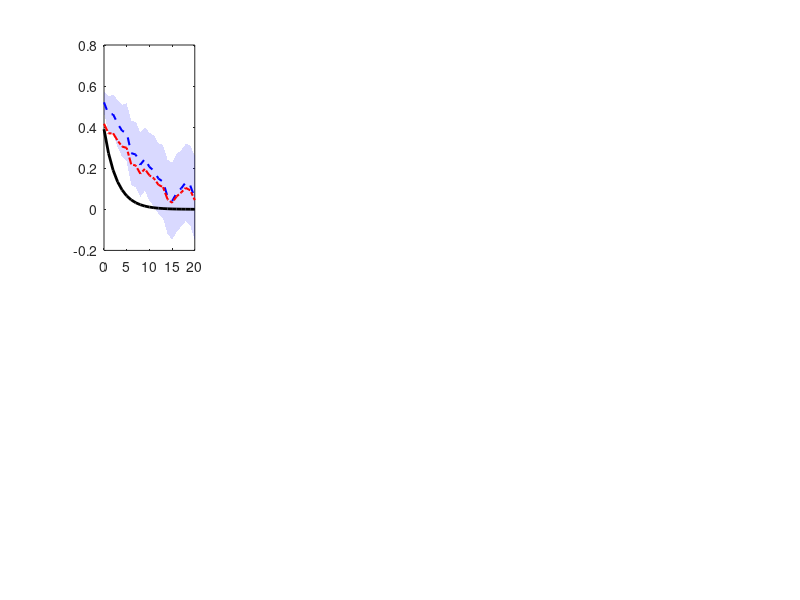

Write the MATLAB code that produced this figure. (Note: this script raises an error after producing the figure.)
%%  direct_vs_aggregateshock.m
%   Corrected MATLAB script: Direct LP vs Aggregate-Shock LP
%   =========================================================
%
%   Bugs fixed vs the original draft
%   ---------------------------------
%   1.  Variable naming conflict: `i` was used as both the inflation
%       array AND the inner loop index `for i = 1:N`, silently over-
%       writing the data.  Renamed to `infl` (inflation) and `unemp`
%       (unemployment).
%   2.  Dimension error in X_sh: `Omega_direct * eps(t0:t1,:)` multiplied
%       a 5×5 matrix by a Teff×5 matrix – invalid.  Fixed to
%       `eps(t0:t1,:) * Omega_direct` (Teff×5 × 5×5 = Teff×5).
%   3.  IRF_dir / IRF_dir_se had wrong 2nd dimension K (=4) instead of
%       K+1 (=5 shocks including Crisis).
%   4.  Direct LP extracted b(2:K+1) – only K=4 coefficients for 5 shocks.
%       Fixed to b(2:K+2).
%   5.  aggr_hat = eps * B' where B = A0_true * Omega_true (2×5) gave T×2
%       instead of T×5.  Fixed to eps * Omega_true' (T×5).
%   6.  A_h in aggregate LP was zeros(N,K) (2×4) instead of zeros(N,K+1).
%   7.  Aggregate LP extracted b(2:K+1) – same off-by-one.  Fixed to
%       b(2:K+2).
%   8.  `Omega_est` was never defined.  Replaced with Omega_true.
%   9.  DGP did not incorporate aggregate shocks into Y: the AR(1)
%       simulation generated pure noise so LP estimates were meaningless.
%       Added A0_true(n,:) * aggr(t,:)' to each outcome equation.
%  10.  Plotting code was missing.  Added a 2×5 subplot IRF comparison.
%  11.  OLS function uses pinv / backslash to handle the nearly-singular
%       crisis-shock column (all zeros for h >= 1).

clear; clc; rng(42);

%% ── Parameters ──────────────────────────────────────────────────────
T   = 600;          % sample size
K   = 4;            % number of structural shocks (crisis added separately → K+1 total)
N   = 2;            % number of outcomes (unemployment, inflation)
H   = 20;           % max horizon
p   = 4;            % lag order for LP controls
rho = 0.70;         % AR(1) persistence for true IRF decay
shock_names   = {'FP','MP','TFP','Oil','Crisis'};
outcome_names = {'Unemployment','Inflation'};

%% ── True parameters ─────────────────────────────────────────────────
Omega_true = [0.80 0.20 0.10 0.30 0.00;
              0.10 0.90 0.20 0.10 0.30;
              0.20 0.10 0.70 0.20 0.10;
              0.30 0.20 0.10 0.80 0.20;
              0.00 0.10 0.20 0.10 0.90];   % 5×5

A0_true = [ 0.50 -0.30  0.40 -0.20 -0.50;   % unemployment responses (1×5)
           -0.30  0.20 -0.20  0.30  0.40];   % inflation responses    (1×5)
                                              % A0_true is 2×5

% True IRF(h) = rho^h * A0_true * Omega_true  →  2×5 at each h
true_irf = zeros(N, K+1, H+1);
for h = 0:H
    true_irf(:,:,h+1) = (rho^h) * A0_true * Omega_true;
end

%% ── DGP: simulate shocks and outcomes ───────────────────────────────
crises_shock        = zeros(T,1);
crises_shock(T)     = 1;                        % one-time shock at end

eps = [randn(T, K), crises_shock];              % T×(K+1)
aggr = eps * Omega_true';                       % T×5

% Reset seed before simulating outcome paths (mirrors original intent)
rng(42);

unemp = zeros(T,1);   % unemployment rate  (Bug 1 fix: was `u`)
infl  = zeros(T,1);   % inflation rate     (Bug 1 fix: was `i`)
unemp(1) = 6;
infl(1)  = 2;

% Bug 9 fix: incorporate aggregate shock into each outcome equation
for t = 2:T
    unemp(t) = 0.5 + 0.9*unemp(t-1) + A0_true(1,:)*aggr(t,:)' + 0.5*randn();
    infl(t)  = 0.5 + 0.8*infl(t-1)  + A0_true(2,:)*aggr(t,:)' + 0.4*randn();
end

Y = [unemp, infl];   % T×2

%% ── Omega_direct: diagonal of Omega_true ───────────────────────────
Omega_direct = diag(diag(Omega_true));   % 5×5 diagonal

%% ── OLS helper ───────────────────────────────────────────────────────
% Returns coefficients b and HC0 (heteroskedasticity-robust) SE.
% Uses pinv to handle rank-deficient X (e.g. crisis column all-zeros).
function [b, se] = ols_hc0(X, y)
    b     = X \ y;                          % least-squares coefficients
    resid = y - X * b;
    XtX_inv = pinv(X' * X);                 % Bug 11 fix: pinv for robustness
    Xe    = X .* resid;                     % Teff×ncols  (HC0 meat efficiently)
    meat  = Xe' * Xe;
    vcov  = XtX_inv * meat * XtX_inv;
    se    = sqrt(max(diag(vcov), 0));
end

%% ── Direct LP ────────────────────────────────────────────────────────
% Bug 3 fix: 2nd dim is K+1 (5 shocks), not K (4)
IRF_dir    = zeros(N, K+1, H+1);
IRF_dir_se = zeros(N, K+1, H+1);

for h = 0:H
    t0   = p+1;   t1 = T-h;
    Teff = t1 - t0 + 1;

    dep = Y(t0+h:t1+h,:) - Y(t0-1:t1-1,:);     % Teff×N

    % Bug 2 fix: eps(…) * Omega_direct  (Teff×5 × 5×5 = Teff×5)
    X_sh   = eps(t0:t1,:) * Omega_direct;        % Teff×(K+1)
    X_ctrl = zeros(Teff, N*p);
    for l = 1:p
        X_ctrl(:, (l-1)*N+1:l*N) = Y(t0-l:t1-l,:);
    end
    X = [ones(Teff,1), X_sh, X_ctrl];           % Teff×(1+(K+1)+N*p)

    for n = 1:N
        [b, se] = ols_hc0(X, dep(:,n));
        % Bug 4 fix: b(2:K+2) extracts K+1=5 coefficients
        IRF_dir(n,:,h+1)    = b(2:K+2)';
        IRF_dir_se(n,:,h+1) = se(2:K+2)';
    end
end

%% ── Aggregate LP ─────────────────────────────────────────────────────
% Bug 5 fix: aggr_hat = eps * Omega_true' (T×5), not eps * B' (T×2)
aggr_hat = eps * Omega_true';              % T×(K+1)

% Bug 6 fix: 2nd dim is K+1
IRF_agg   = zeros(N, K+1, H+1);
A_h_store = zeros(H+1, N, K+1);

for h = 0:H
    t0   = p+1;   t1 = T-h;
    Teff = t1 - t0 + 1;

    dep    = Y(t0+h:t1+h,:) - Y(t0-1:t1-1,:);
    X_ag   = aggr_hat(t0:t1,:);               % Teff×(K+1)
    X_ctrl = zeros(Teff, N*p);
    for l = 1:p
        X_ctrl(:, (l-1)*N+1:l*N) = Y(t0-l:t1-l,:);
    end
    X = [ones(Teff,1), X_ag, X_ctrl];

    A_h = zeros(N, K+1);                      % Bug 6 fix
    for n = 1:N
        b = X \ dep(:,n);
        % Bug 7 fix: b(2:K+2) for K+1=5 coefficients
        A_h(n,:) = b(2:K+2)';
    end
    A_h_store(h+1,:,:) = A_h;
    % Bug 8 fix: Omega_est → Omega_true
    IRF_agg(:,:,h+1) = A_h * Omega_true;
end

%% ── Plot IRFs ────────────────────────────────────────────────────────
horizons  = 0:H;
ci_factor = 1.96;   % 95 % CI multiplier

fig = figure('Name','IRF: Direct vs Aggregate LP', ...
             'Position',[100 100 1400 550]);

for n = 1:N
    for k = 1:(K+1)
        subplot(N, K+1, (n-1)*(K+1) + k);

        true_h = squeeze(true_irf(n,k,:))';
        dir_h  = squeeze(IRF_dir(n,k,:))';
        dir_se = squeeze(IRF_dir_se(n,k,:))';
        agg_h  = squeeze(IRF_agg(n,k,:))';

        % Shaded 95 % CI for Direct LP
        fill([horizons, fliplr(horizons)], ...
             [dir_h - ci_factor*dir_se, fliplr(dir_h + ci_factor*dir_se)], ...
             'b', 'FaceAlpha', 0.15, 'EdgeColor','none'); hold on;

        plot(horizons, true_h, 'k-',  'LineWidth', 2,   'DisplayName','True IRF');
        plot(horizons, dir_h,  'b--', 'LineWidth', 1.5, 'DisplayName','Direct LP');
        plot(horizons, agg_h,  'r-.', 'LineWidth', 1.5, 'DisplayName','Aggregate LP');
        yline(0, ':k', 'LineWidth', 0.7, 'HandleVisibility','off');

        xlim([0, H]);
        grid on;

        if n == 1
            title(shock_names{k}, 'FontWeight','bold');
        end
        if k == 1
            ylabel(outcome_names{n});
        end
        if n == N
            xlabel('Horizon');
        end
        if n == N && k == ceil((K+1)/2)
            legend('Location','best','FontSize',7);
        end
    end
end

sgtitle('IRF: True vs Direct LP vs Aggregate LP', 'FontWeight','bold');

saveas(fig, 'irf_direct_vs_aggregate.png');
fprintf('IRF plot saved to irf_direct_vs_aggregate.png\n');
